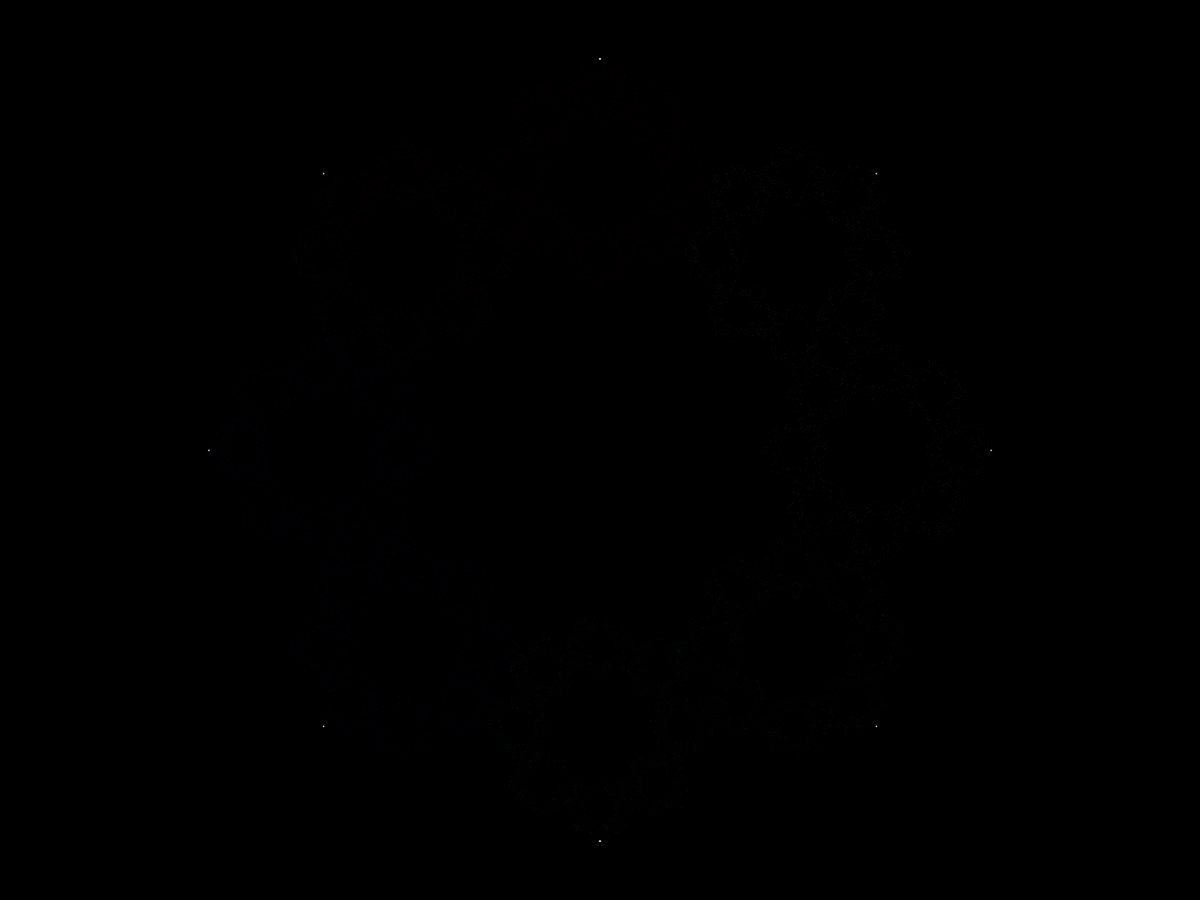
Frame 1 (no input)
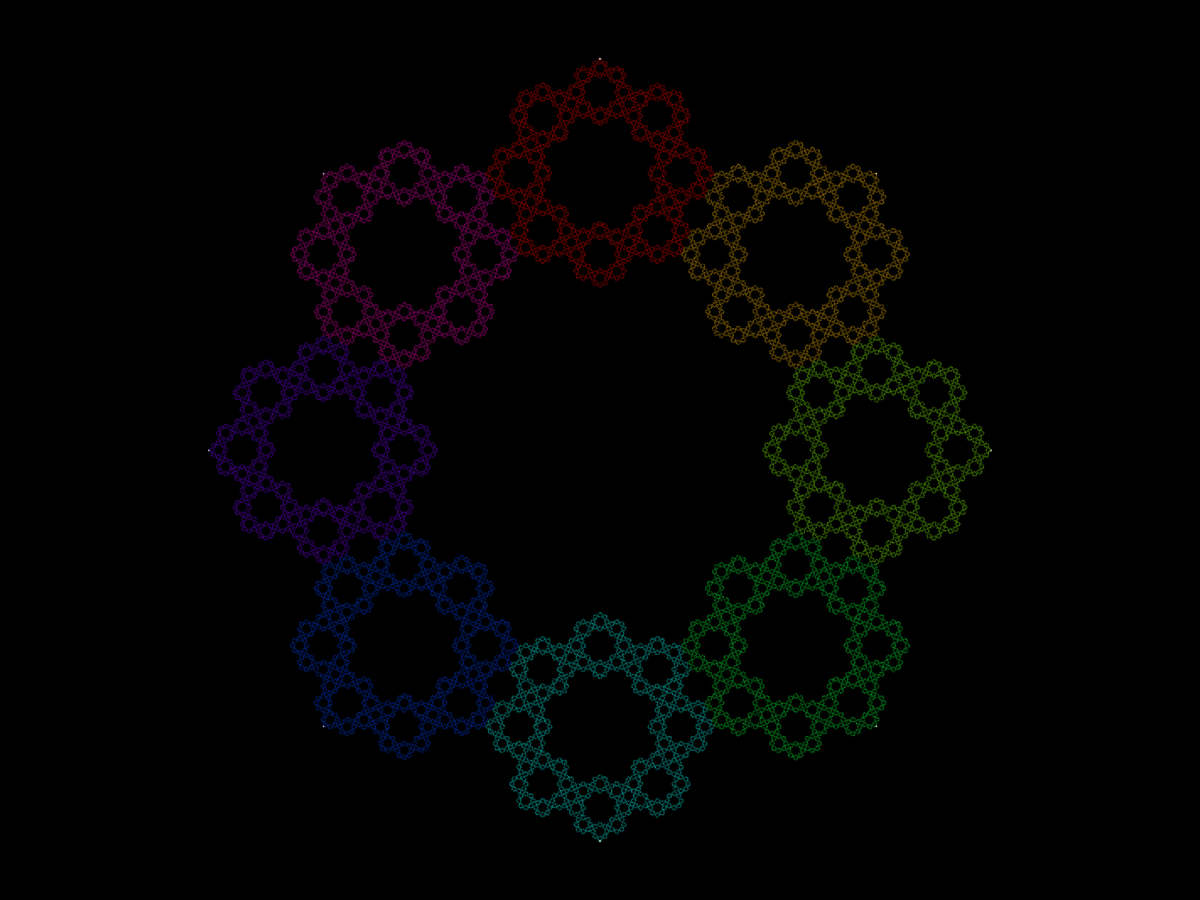
Frame 60 (the mouse pressed at the canvas centre just before this capture)
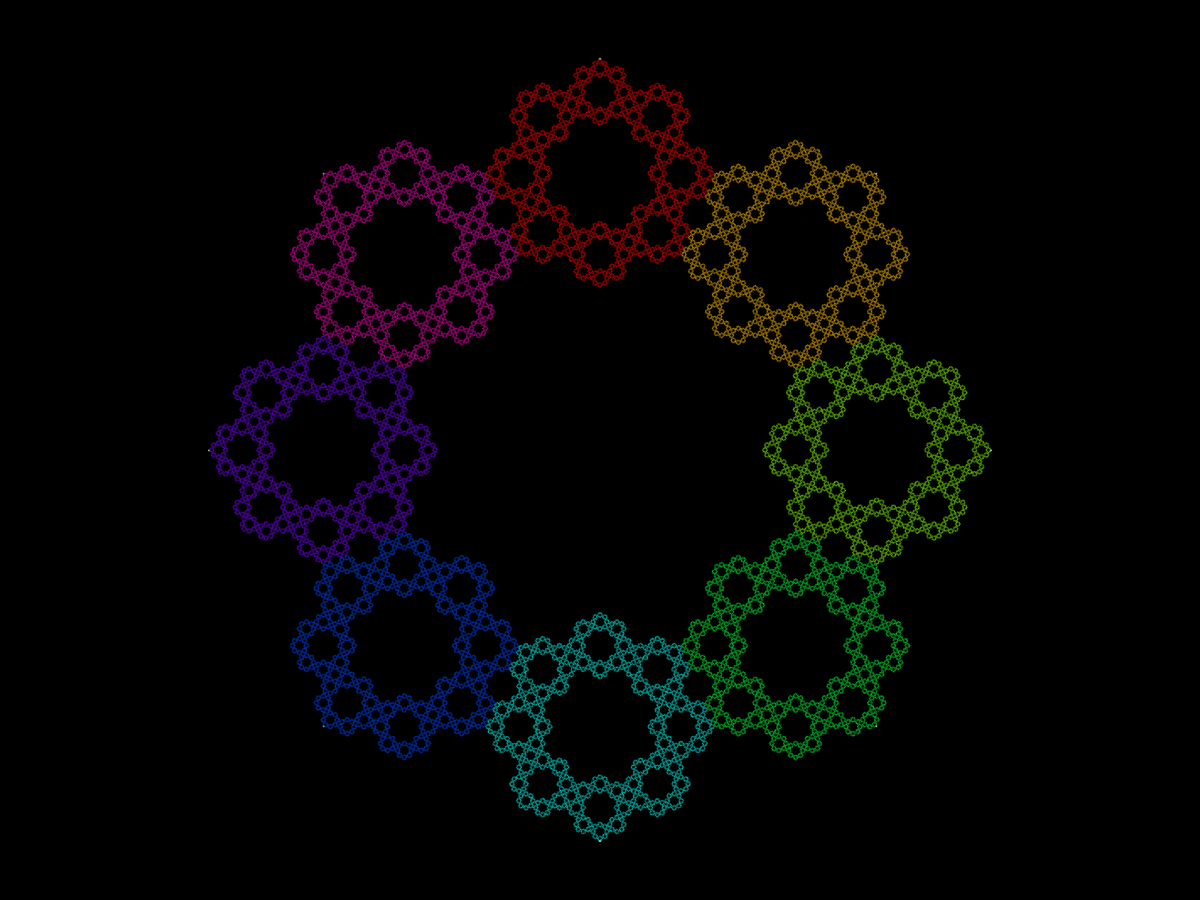
Frame 120 (the mouse held since frame 60 and released just before this capture)

The Processing sketch that drew these frames (run headless with seeded random() and noise(); from frame 60 on, the mouse is pressed at the canvas centre):

// Processing sketch: ChaosGame
// ── ChaosGame.pde
int n= 8;
float r= n==4 ? 2f/3 : optimalR(n);
int speed= 10000;
PVector[] vertices;
PVector current;
void setup() {
  //size(1000, 1000);
  fullScreen();
  colorMode(HSB);
  background(0);

  if (n==4) {
    vertices= new PVector[8];
  } else {
    vertices= new PVector[n];
  }
  for (int i=0; i<n; i++) {
    vertices[i]= PVector.fromAngle(TWO_PI*i/n - HALF_PI);
    //vertices[i]= PVector.random2D();
    vertices[i].mult(min(width, height)/2.3);
  }
  if (n==4) {
    for (int i=0; i<n; i++) {
      vertices[i+4]= PVector.add(vertices[i], vertices[(i+1)%4]);
      vertices[i+4].div(2);
    }
  }

  stroke(255);
  strokeWeight(2);
  translate(width/2, height/2);
  for (PVector v : vertices) {
    point(v.x, v.y);
  }
  current= new PVector(random(width), random(height));
  strokeWeight(0.5);
}

int last= 0;
void draw() {
  translate(width/2, height/2);
  for (int i=0; i<speed; i++) {
    int targetIndex= floor(random(vertices.length));
    //if(n==4 && circularDistance(targetIndex, last, n)==2) continue; // distance condition
    if (n==4) stroke(targetIndex*255/8, 255, 255, 100);
    else stroke(targetIndex*255/n, 255, 255, 100);
    PVector target= vertices[targetIndex];
    current= current.lerp(target, r);
    point(current.x, current.y);
    last= targetIndex;
  }

  if (frameCount>1000) {
    noLoop();
    save("images/chaos"+n+".png");
    background(0);
    println("finished!");
  }
}

float optimalR(int N) {
  float a= 0;
  float theta= PI*(1 - 2f/N);
  for (int i=1; i<=N/4; i++) {
    a+=cos(i*(PI-theta));
  }

  float r= (1+2*a)/(2+2*a);
  return r;
}

int circularDistance(int a, int b, int n) {
  return min(abs(b-a), n-abs(b-a));
}
